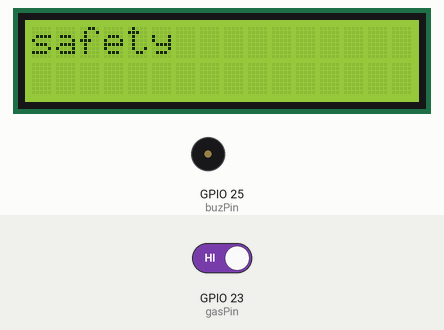
Recording of a sketch running on a simulated ESP32. On the bench: 16×2 character LCD, buzzer (waves = sounding). Inputs (shaded band) come from the test bench; at power-on: GPIO 23 (gasPin) HIGH. What the sketch prints to the serial monitor is not drawn.

Above: at 1.2 s.
1.3 s: GPIO 23 (gasPin) driven LOW
At 2.3 s:
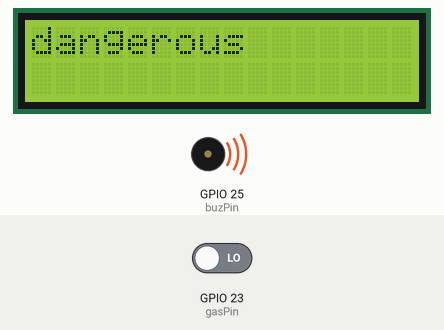
2.8 s: GPIO 23 (gasPin) driven HIGH
At 3.9 s:
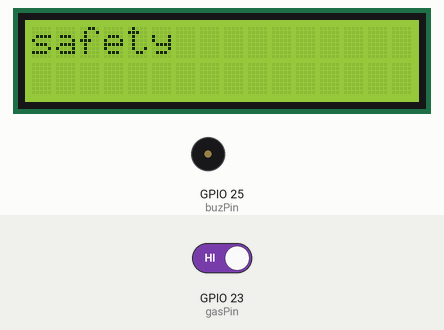
Timing chart, 0 to 5.8 s (numbered marks = the images above; inputs shaded):
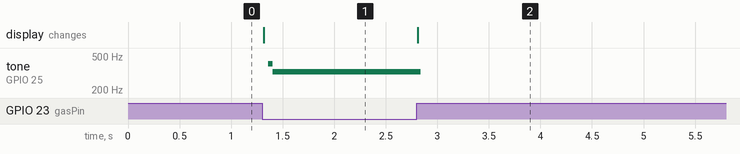

Measured:
- after the input at 1.3 s, tone on GPIO 25 (buzPin): silent → 407 Hz after 0.06 s, → 325 Hz 0.04 s later; the display: changes at once (image 1)
- after the input at 2.8 s, tone on GPIO 25 (buzPin): 325 Hz → silent at once; the display: changes at once (image 2)

The sketch:

pj8_2_gas_lcd.ino
```cpp
#include <Wire.h>
#include <LiquidCrystal_I2C.h>
LiquidCrystal_I2C mylcd(0x27,16,2);
#define gasPin 23
#define buzPin 25
boolean i = 1;
boolean j = 1;

void setup(){
  Serial.begin(9600);
  mylcd.init();
  mylcd.backlight();
  pinMode(buzPin, OUTPUT);
  pinMode(gasPin, INPUT);
  mylcd.setCursor(0, 0);
  mylcd.print("safety");
}

void loop(){
  boolean gasVal = digitalRead(gasPin);  //Reads the value detected by the gas sensor
  Serial.println(gasVal);
  if(gasVal == 0)  //If the hazardous gas is detected，LCD displays dangerous，the buzzer makes an alarm
  {
    while(i == 1)
    {
      mylcd.clear();
      mylcd.setCursor(0, 0);
      mylcd.print("dangerous");
      i = 0;
      j = 1;
    }
    digitalWrite(buzPin,HIGH);
    delay(1);
    digitalWrite(buzPin,LOW);
    delay(1);
  }
  else{
    digitalWrite(buzPin,LOW);
    while(j == 1)
    {
      mylcd.clear();
      mylcd.setCursor(0, 0);
      mylcd.print("safety");
      i = 1;
      j = 0;
    }
  }
}
```
